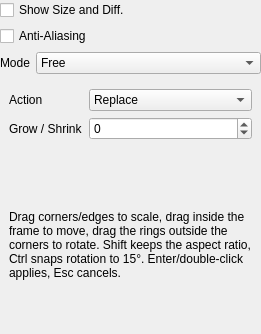
<?xml version="1.0" encoding="UTF-8"?>
<ui version="4.0">
 <class>TransformOptionsWidget</class>
 <widget class="QWidget" name="TransformOptionsWidget">
  <property name="geometry">
   <rect>
    <x>0</x>
    <y>0</y>
    <width>261</width>
    <height>334</height>
   </rect>
  </property>
  <property name="windowTitle">
   <string>Form</string>
  </property>
  <layout class="QVBoxLayout" name="verticalLayout">
   <property name="leftMargin">
    <number>0</number>
   </property>
   <property name="topMargin">
    <number>0</number>
   </property>
   <property name="rightMargin">
    <number>0</number>
   </property>
   <property name="bottomMargin">
    <number>0</number>
   </property>
   <item>
    <layout class="QVBoxLayout" name="verticalLayout_2">
     <property name="topMargin">
      <number>0</number>
     </property>
     <item>
      <widget class="QCheckBox" name="showSelectionInfoCheckBox">
       <property name="toolTip">
        <string>Enable or disable feathering</string>
       </property>
       <property name="text">
        <string>Show Size and Diff.</string>
       </property>
      </widget>
     </item>
     <item>
      <widget class="QCheckBox" name="antiAliasingCheckBox">
       <property name="text">
        <string>Anti-Aliasing</string>
       </property>
      </widget>
     </item>
     <item>
      <layout class="QFormLayout" name="formLayout">
       <property name="fieldGrowthPolicy">
        <enum>QFormLayout::AllNonFixedFieldsGrow</enum>
       </property>
       <item row="0" column="0">
        <widget class="QLabel" name="deformModeLabel">
         <property name="text">
          <string>Mode</string>
         </property>
        </widget>
       </item>
       <item row="0" column="1">
        <widget class="QComboBox" name="deformModeComboBox">
         <item>
          <property name="text">
           <string>Free</string>
          </property>
         </item>
         <item>
          <property name="text">
           <string>Liquify</string>
          </property>
         </item>
         <item>
          <property name="text">
           <string>Warp</string>
          </property>
         </item>
         <item>
          <property name="text">
           <string>Cage</string>
          </property>
         </item>
         <item>
          <property name="text">
           <string>Perspective</string>
          </property>
         </item>
        </widget>
       </item>
      </layout>
     </item>
     <item>
      <widget class="QWidget" name="lassoOptionsPage" native="true">
       <layout class="QFormLayout" name="lassoFormLayout">
        <property name="fieldGrowthPolicy">
         <enum>QFormLayout::AllNonFixedFieldsGrow</enum>
        </property>
        <item row="0" column="0">
         <widget class="QLabel" name="selectionActionLabel">
          <property name="text">
           <string>Action</string>
          </property>
         </widget>
        </item>
        <item row="0" column="1">
         <widget class="QComboBox" name="selectionActionComboBox">
          <item>
           <property name="text">
            <string>Replace</string>
           </property>
          </item>
          <item>
           <property name="text">
            <string>Add</string>
           </property>
          </item>
          <item>
           <property name="text">
            <string>Subtract</string>
           </property>
          </item>
          <item>
           <property name="text">
            <string>Intersect</string>
           </property>
          </item>
          <item>
           <property name="text">
            <string>Symmetric Difference</string>
           </property>
          </item>
         </widget>
        </item>
        <item row="1" column="0">
         <widget class="QLabel" name="selectionGrowLabel">
          <property name="text">
           <string>Grow / Shrink</string>
          </property>
         </widget>
        </item>
        <item row="1" column="1">
         <widget class="QSpinBox" name="selectionGrowSpinBox">
          <property name="minimum">
           <number>-50</number>
          </property>
          <property name="maximum">
           <number>50</number>
          </property>
          <property name="value">
           <number>0</number>
          </property>
         </widget>
        </item>
       </layout>
      </widget>
     </item>
     <item>
      <widget class="QStackedWidget" name="modeStackedWidget">
       <property name="currentIndex">
        <number>0</number>
       </property>
       <widget class="QWidget" name="freePage">
        <layout class="QVBoxLayout" name="verticalLayout_5">
         <item>
          <widget class="QLabel" name="freeHintLabel">
           <property name="text">
            <string>Drag corners/edges to scale, drag inside the frame to move, drag the rings outside the corners to rotate. Shift keeps the aspect ratio, Ctrl snaps rotation to 15°. Enter/double-click applies, Esc cancels.</string>
           </property>
           <property name="wordWrap">
            <bool>true</bool>
           </property>
          </widget>
         </item>
        </layout>
       </widget>
       <widget class="QWidget" name="liquifyPage">
        <layout class="QFormLayout" name="formLayout_2">
         <property name="fieldGrowthPolicy">
          <enum>QFormLayout::AllNonFixedFieldsGrow</enum>
         </property>
         <item row="0" column="0">
          <widget class="QLabel" name="liquifyOpLabel">
           <property name="text">
            <string>Mode</string>
           </property>
          </widget>
         </item>
         <item row="0" column="1">
          <widget class="QComboBox" name="liquifyOpComboBox">
           <item>
            <property name="text">
             <string>Move</string>
            </property>
           </item>
           <item>
            <property name="text">
             <string>Scale</string>
            </property>
           </item>
           <item>
            <property name="text">
             <string>Rotate</string>
            </property>
           </item>
           <item>
            <property name="text">
             <string>Offset</string>
            </property>
           </item>
           <item>
            <property name="text">
             <string>Undo (restore)</string>
            </property>
           </item>
          </widget>
         </item>
         <item row="1" column="0">
          <widget class="QLabel" name="liquifySizeLabel">
           <property name="text">
            <string>Brush Size</string>
           </property>
          </widget>
         </item>
         <item row="1" column="1">
          <widget class="QSpinBox" name="liquifySizeSpinBox">
           <property name="minimum">
            <number>5</number>
           </property>
           <property name="maximum">
            <number>1000</number>
           </property>
           <property name="value">
            <number>60</number>
           </property>
          </widget>
         </item>
         <item row="2" column="0">
          <widget class="QLabel" name="liquifyAmountLabel">
           <property name="text">
            <string>Amount</string>
           </property>
          </widget>
         </item>
         <item row="2" column="1">
          <widget class="QDoubleSpinBox" name="liquifyAmountSpinBox">
           <property name="singleStep">
            <double>0.050000000000000</double>
           </property>
           <property name="value">
            <double>0.100000000000000</double>
           </property>
          </widget>
         </item>
         <item row="3" column="0" colspan="2">
          <widget class="QCheckBox" name="liquifyReverseCheckBox">
           <property name="text">
            <string>Reverse Direction</string>
           </property>
          </widget>
         </item>
        </layout>
       </widget>
       <widget class="QWidget" name="warpPage">
        <layout class="QFormLayout" name="formLayout_3">
         <property name="fieldGrowthPolicy">
          <enum>QFormLayout::AllNonFixedFieldsGrow</enum>
         </property>
         <item row="0" column="0">
          <widget class="QLabel" name="gridSizeLabel">
           <property name="text">
            <string>Grid Density</string>
           </property>
          </widget>
         </item>
         <item row="0" column="1">
          <widget class="QSpinBox" name="gridSizeSpinBox">
           <property name="minimum">
            <number>2</number>
           </property>
           <property name="maximum">
            <number>10</number>
           </property>
           <property name="value">
            <number>4</number>
           </property>
          </widget>
         </item>
         <item row="1" column="0">
          <widget class="QLabel" name="warpAlphaLabel">
           <property name="text">
            <string>Flexibility (Alpha)</string>
           </property>
          </widget>
         </item>
         <item row="1" column="1">
          <widget class="QDoubleSpinBox" name="warpAlphaSpinBox">
           <property name="singleStep">
            <double>0.100000000000000</double>
           </property>
           <property name="value">
            <double>1.000000000000000</double>
           </property>
          </widget>
         </item>
         <item row="2" column="0">
          <widget class="QLabel" name="warpTypeLabel">
           <property name="text">
            <string>Warp Mode</string>
           </property>
          </widget>
         </item>
         <item row="2" column="1">
          <widget class="QComboBox" name="warpTypeComboBox">
           <item>
            <property name="text">
             <string>Affine</string>
            </property>
           </item>
           <item>
            <property name="text">
             <string>Similitude</string>
            </property>
           </item>
           <item>
            <property name="text">
             <string>Rigid</string>
            </property>
           </item>
          </widget>
         </item>
        </layout>
       </widget>
       <widget class="QWidget" name="cagePage">
        <layout class="QVBoxLayout" name="verticalLayout_3">
         <item>
          <widget class="QLabel" name="cageHintLabel">
           <property name="text">
            <string>Drag to draw a cage around the area, then drag its vertices to deform. Enter/double-click applies, Esc cancels.</string>
           </property>
           <property name="wordWrap">
            <bool>true</bool>
           </property>
          </widget>
         </item>
        </layout>
       </widget>
       <widget class="QWidget" name="perspectivePage">
        <layout class="QVBoxLayout" name="verticalLayout_4">
         <item>
          <widget class="QLabel" name="perspectiveHintLabel">
           <property name="text">
            <string>Drag the four corners to adjust the perspective. Enter/double-click applies, Esc cancels.</string>
           </property>
           <property name="wordWrap">
            <bool>true</bool>
           </property>
          </widget>
         </item>
        </layout>
       </widget>
      </widget>
     </item>
    </layout>
   </item>
  </layout>
 </widget>
 <resources/>
 <connections/>
</ui>
